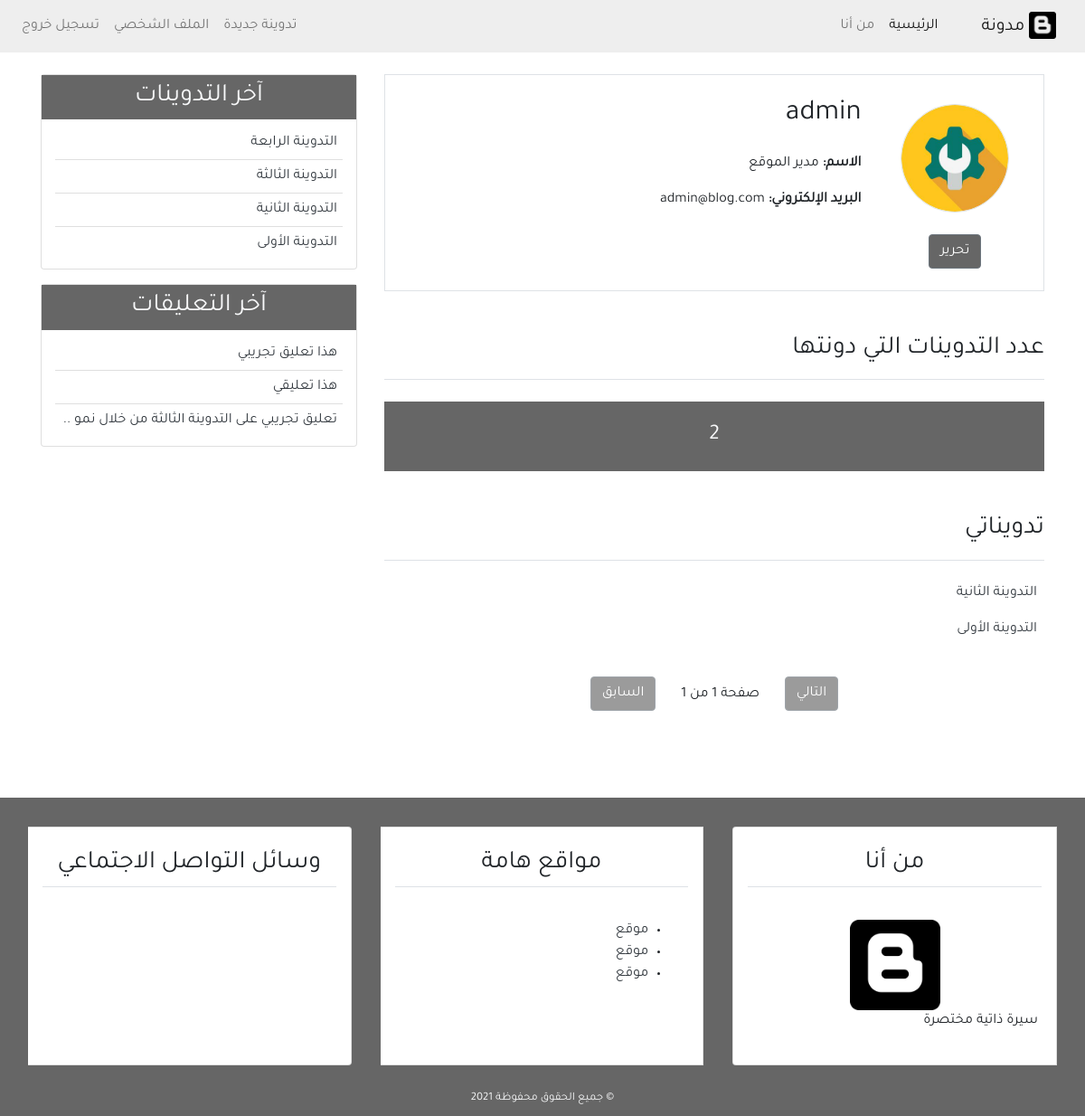
/profile/ (signed in), run on the app's committed database.
### user/models.py (models this page shows, shortened)
class Profile(models.Model):
    image = models.ImageField(default='default.jpg', upload_to='profile_pics')
    user = models.OneToOneField(User, on_delete=models.CASCADE)

### blog/models.py (models this page shows, shortened)
class Post(models.Model):
    title = models.CharField(max_length=100)
    content = models.TextField()
    post_date = models.DateTimeField(default=timezone.now)
    post_update = models.DateTimeField(auto_now=True)
    author = models.ForeignKey(User, on_delete=models.CASCADE)
    class Meta:
        ordering = ('-post_date', )

class Comment(models.Model):
    name = models.CharField(max_length=50, verbose_name='الاسم')
    email = models.EmailField(verbose_name='البريد الإلكتروني')
    body = models.TextField(verbose_name='التعليق')
    comment_date = models.DateTimeField(auto_now_add=True)
    active = models.BooleanField(default=False)
    post = models.ForeignKey(
        Post, on_delete=models.CASCADE, related_name='comments')
    class Meta:
        ordering = ('-comment_date',)

### user/views.py (the view)
# urls.py: path('profile/', views.profile, name='profile'),
@login_required(login_url='login')
def profile(request):
    posts = Post.objects.filter(author=request.user)
    post_list = Post.objects.filter(author=request.user)
    paginator = Paginator(post_list, 10)
    page = request.GET.get('page')
    try:
        post_list = paginator.page(page)
    except PageNotAnInteger:
        post_list = paginator.page(1)
    except EmptyPage:
        post_list = paginator.page(paginator.num_page)
    return render(request, 'user/profile.html', {
        'title': 'الملف الشخصي',
        'posts': posts,
        'page': page,
        'post_list': post_list,
    })

### blog/templatetags/post_tag.py (called while the page is built)
@register.inclusion_tag('blog/latest_posts.html')
def latest_posts():
    context = {
        'l_posts': Post.objects.all()[0:5],
    }
    return context

@register.inclusion_tag('blog/latest_comments.html')
def latest_comments():
    context = {
        'l_comments': Comment.objects.filter(active=True)[:5],
    }
    return context

### user/templates/user/profile.html (shortened to what this page needs)
{% extends 'blog/base.html' %}
{% block content %}
<div class="border p-4 mb-5">
    <div class="row">
        <div class="col-md-3 text-center">
            <img class="img-fluid rounded-circle border m-2" style="width: 120px; height:120px;"
                src="{{user.profile.image.url}}" alt="{{user.username}}">
            <div class="mt-3">
                <a class="btn btn-secondary bg-secondary" href="{% url 'profile_update' %}"> تحرير</a>
            </div>
        </div>
        <div class="col-md-9">
            <h2 class="mb-4">{{user.username}}</h2>
            <p class="font-weight-bold">الاسم: <span class="font-weight-normal">{{user.first_name}}
                    {{user.last_name}}</span></p>
            <p class="font-weight-bold">البريد الإلكتروني: <span class="font-weight-normal">{{user.email}}</span></p>
        </div>
    </div>
</div>
<div class="row mb-5">
    <div class="col-md">
        <h3 class="border-bottom pb-3 mb-4">عدد التدوينات التي دونتها</h3>
        <h4 class="bg-secondary text-center p-4 text-light">
            {{posts.count}}
        </h4>
        <h3 class="border-bottom mb-4 pb-3 mt-5">تدويناتي</h3>
        {% for post in post_list %}
        <ul class="pr-2">
            <a class="text-dark" href="{% url 'detail' post.id %}">{{post.title}}</a>
        </ul>
        {% empty %}
        <h4 class="text-center mb-5">لا يوجد تدوينات</h4>
        {% endfor %}
        {% include 'blog/pagination.html' with page=post_list %}
    </div>
</div>
{% endblock content %}

### blog/templates/blog/latest_posts.html
<ul class="list-group-flush latest-post">
    {% for post in l_posts %}
    <li class="list-group-item latest-post-item">
        <a class="text-dark" href="{% url 'detail' post.id %}">{{post.title}}</a>
    </li>
    {% empty %}
    <li class="list-group-item latest-post-item">لا يوجد تدوينات</li>
    {% endfor %}
</ul>

### blog/templates/blog/latest_comments.html
<ul class="list-group-flush latest-comment">
    {% for comment in l_comments %}
    <li class="list-group-item latest-comment-item">
        <a class="text-dark" href="{% url 'detail' comment.post.id %}">
            {% if comment.body|length > 40 %}
            {{comment.body|slice:'45'}} ..
            {% else %}
            {{comment.body}}
            {% endif %}
        </a>
    </li>
    {% empty %}
    <li class="list-group-item latest-comment-item">لا يوجد تعليقات</li>
    {% endfor %}
</ul>

### blog/static/blog/css/main.css (style rules this page uses)
html, body { direction: rtl; text-align: right; }
body { font-family: 'Tajawal', sans-serif; }
.bg-secondary { background-color: #666 !important; }
.latest-post, .latest-comment { padding: 0 15px; }
.latest-post .latest-post-item, .latest-comment .latest-comment-item { padding: 6px; }
.latest-post li:first-child, .latest-comment li:first-child { border-top: 0; }
.latest-post li:last-child, .latest-comment li:last-child { border-bottom: 0; padding-bottom: 0; }

### data on the page
Post: title "التدوينة الثانية"
Post: title "التدوينة الأولى"
Post: title "التدوينة الرابعة"
Post: title "التدوينة الثالثة"
Comment: body "هذا تعليق تجريبي"
Comment: body "هذا تعليقي"
Comment: body "تعليق تجريبي على التدوينة الثالثة من خلال نمو"

### other printed values
{{ user.username }} "admin"
{{ user.first_name }} "مدير"
{{ user.last_name }} "الموقع"
{{ user.email }} "admin@blog.com"
{{ posts.count }} "2"
{{ page.paginator.num_pages }} "1"
